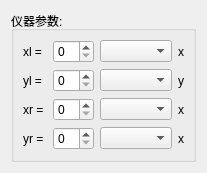
<ui version="4.0" >
 <class>Form</class>
 <widget class="QWidget" name="Form" >
  <property name="geometry" >
   <rect>
    <x>0</x>
    <y>0</y>
    <width>203</width>
    <height>153</height>
   </rect>
  </property>
  <property name="windowTitle" >
   <string>Form</string>
  </property>
  <layout class="QVBoxLayout" name="verticalLayout" >
   <item>
    <widget class="QGroupBox" name="groupBox_2" >
     <property name="sizePolicy" >
      <sizepolicy vsizetype="Preferred" hsizetype="Preferred" >
       <horstretch>0</horstretch>
       <verstretch>0</verstretch>
      </sizepolicy>
     </property>
     <property name="title" >
      <string>仪器参数:</string>
     </property>
     <layout class="QGridLayout" name="gridLayout" >
      <item row="0" column="0" >
       <widget class="QLabel" name="xlLabel" >
        <property name="sizePolicy" >
         <sizepolicy vsizetype="Preferred" hsizetype="Minimum" >
          <horstretch>0</horstretch>
          <verstretch>0</verstretch>
         </sizepolicy>
        </property>
        <property name="text" >
         <string>xl = </string>
        </property>
       </widget>
      </item>
      <item row="0" column="1" >
       <widget class="QSpinBox" name="spinBox" />
      </item>
      <item row="0" column="2" >
       <widget class="QComboBox" name="comboBox" />
      </item>
      <item row="0" column="3" >
       <widget class="QLabel" name="label" >
        <property name="text" >
         <string>x</string>
        </property>
       </widget>
      </item>
      <item row="1" column="0" >
       <widget class="QLabel" name="ylLabel" >
        <property name="sizePolicy" >
         <sizepolicy vsizetype="Preferred" hsizetype="Minimum" >
          <horstretch>0</horstretch>
          <verstretch>0</verstretch>
         </sizepolicy>
        </property>
        <property name="text" >
         <string>yl =</string>
        </property>
       </widget>
      </item>
      <item row="1" column="1" >
       <widget class="QSpinBox" name="spinBox_2" />
      </item>
      <item row="1" column="2" >
       <widget class="QComboBox" name="comboBox_2" />
      </item>
      <item row="1" column="3" >
       <widget class="QLabel" name="label_2" >
        <property name="text" >
         <string>y</string>
        </property>
       </widget>
      </item>
      <item row="2" column="0" >
       <widget class="QLabel" name="xrLabel" >
        <property name="sizePolicy" >
         <sizepolicy vsizetype="Preferred" hsizetype="Minimum" >
          <horstretch>0</horstretch>
          <verstretch>0</verstretch>
         </sizepolicy>
        </property>
        <property name="text" >
         <string>xr = </string>
        </property>
       </widget>
      </item>
      <item row="2" column="1" >
       <widget class="QSpinBox" name="spinBox_3" />
      </item>
      <item row="2" column="2" >
       <widget class="QComboBox" name="comboBox_3" />
      </item>
      <item row="2" column="3" >
       <widget class="QLabel" name="label_3" >
        <property name="text" >
         <string>x</string>
        </property>
       </widget>
      </item>
      <item row="3" column="0" >
       <widget class="QLabel" name="yrLabel" >
        <property name="sizePolicy" >
         <sizepolicy vsizetype="Preferred" hsizetype="Minimum" >
          <horstretch>0</horstretch>
          <verstretch>0</verstretch>
         </sizepolicy>
        </property>
        <property name="text" >
         <string>yr =</string>
        </property>
       </widget>
      </item>
      <item row="3" column="1" >
       <widget class="QSpinBox" name="spinBox_4" />
      </item>
      <item row="3" column="2" >
       <widget class="QComboBox" name="comboBox_4" />
      </item>
      <item row="3" column="3" >
       <widget class="QLabel" name="label_4" >
        <property name="text" >
         <string>x</string>
        </property>
       </widget>
      </item>
     </layout>
    </widget>
   </item>
  </layout>
 </widget>
 <resources/>
 <connections/>
</ui>
